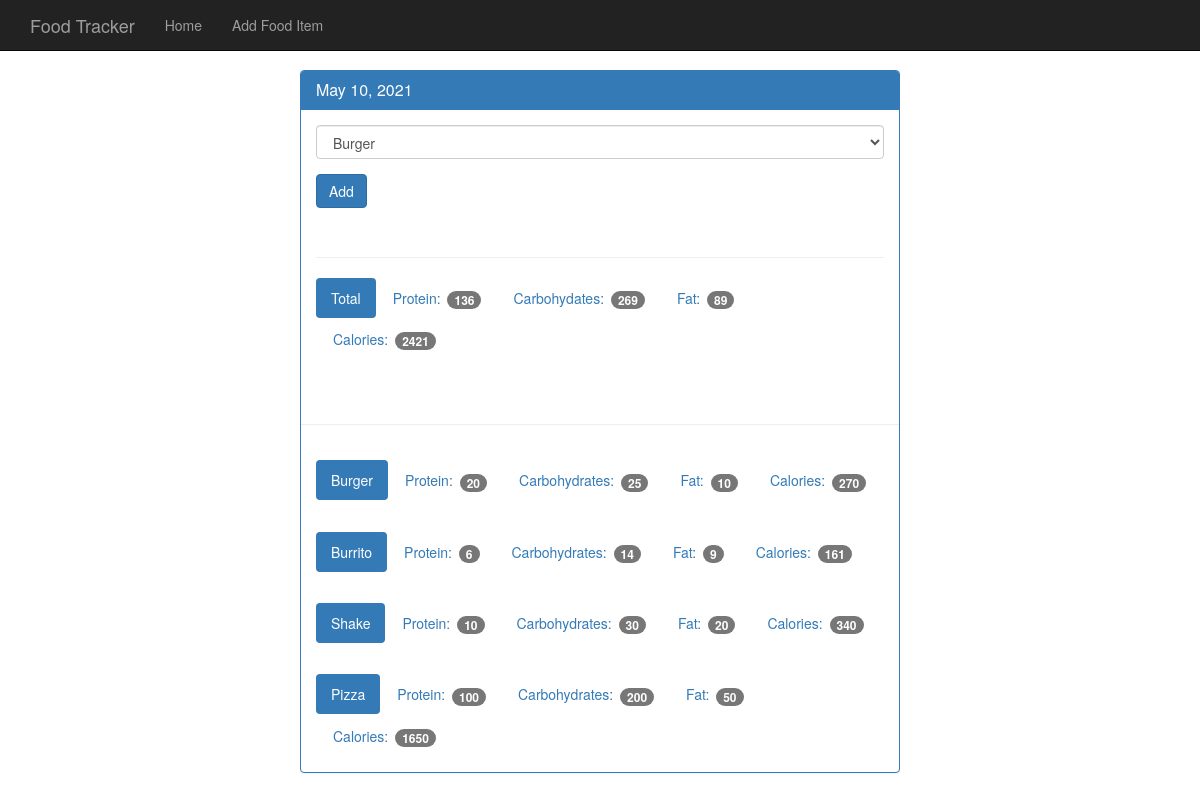
/view/20210510, run on the app's committed database.
### tables this page shows
CREATE TABLE food(
    id integer primary key autoincrement,
    name text not null,
    protein integer not null,
    carbohydrates integer not null,
    fat integer not null,
    calories integer not null
);

### app.py (the view)
@app.route('/view/<date>',methods=['GET','POST'])
def view(date):
   db = get_db()
   cur = db.execute('select id,entry_date from log_date where entry_date = ?',[date])
   date_result = cur.fetchone()
   if request.method == 'POST':
      db.execute('insert into food_date (food_id,log_date_id) values (?,?)',[request.form['food-select'],date_result['id']])
      db.commit()
   d = datetime.strptime(str(date_result['entry_date']),'%Y%m%d')
   prety_date = datetime.strftime(d,'%B %d, %Y')
   food_cur = db.execute('select id,name from food')
   food_result = food_cur.fetchall()
   log_cur = db.execute('select food.name,food.protein,food.carbohydrates,food.fat,food.calories from log_date join food_date on food_date.log_date_id = log_date.id join food on food.id = food_date.food_id where log_date.entry_date = ?',[date])
   log_result = log_cur.fetchall()
   totals = {}
   totals['protein'] = 0
   totals['carbohydrates'] = 0
   totals['fat'] = 0
   totals['calories'] = 0
   for food in log_result:
      totals['protein']+=food['protein']
      totals['carbohydrates']+=food['carbohydrates']
      totals['fat']+=food['fat']
      totals['calories']+=food['calories']
   return render_template('day.html',entry_date=date_result['entry_date'],date=prety_date,food_result=food_result,log_result=log_result,total=totals)

### app.py (called while the page is built)
@app.teardown_appcontext
def db_close(error):
   if hasattr(g,'sqlite3_db'):
      g.sqlite3_db.close()

### database.py (called while the page is built)
def connect_db():
   sql = sqlite3.connect('/mnt/e/Udemy/Flask/Food Tracker App/food_log.db')
   sql.row_factory = sqlite3.Row
   return sql

def get_db():
   if not hasattr(g,'sqlite3_db'):
      g.sqlite3_db = connect_db()
   return g.sqlite3_db

### templates/day.html (shortened to what this page needs)
<!DOCTYPE html>
<html lang="en">
  <head>
    <link href="{{url_for('static',filename='bootstrap.min.css')}}" rel="stylesheet">
    <link href="{{url_for('static',filename='theme.css')}}" rel="stylesheet">
  </head>
  <body>
    <nav class="navbar navbar-inverse navbar-fixed-top">
      <div class="container">
        <div class="navbar-header">
          <a class="navbar-brand" href="#">Food Tracker</a>
        </div>
        <div id="navbar" class="navbar-collapse collapse">
          <ul class="nav navbar-nav">
            <li><a href="/">Home</a></li>
            <li><a href="/food">Add Food Item</a></li>
          </ul>
        </div>
      </div>
    </nav>
    <div class="container theme-showcase col-sm-6 col-sm-offset-3" role="main">
      <div class="row">
        <div>
          <div class="panel panel-primary">
            <div class="panel-heading">
              <h3 class="panel-title">{{date}}</h3>
            </div>
            <div class="panel-body">
              <form method="POST" action="{{url_for('view',date=entry_date)}}">
                <div class="form-group">
                  <select class="form-control" name='food-select'>
                    {%for food in food_result%}
                    <option value="{{food.id}}">{{food.name}}</option>
                    {%endfor%}
                  </select>
                </div>
                <button type="submit" class="btn btn-primary">Add</button>
              </form>
              <div class="page-header"></div>
              <ul class="nav nav-pills" role="tablist">
                <li class="active"><a>Total</a></li>
                <li><a>Protein: <span class="badge">{{total.protein}}</span></a></li>
                <li><a>Carbohydates: <span class="badge">{{total.carbohydrates}}</span></a></li>
                <li><a>Fat: <span class="badge">{{total.fat}}</span></a></li>
                <li><a>Calories: <span class="badge">{{total.calories}}</span></a></li>
              </ul>
            </div>
            <div class="page-header"></div>
            {%for data in log_result%}
            <div class="panel-body">
              <ul class="nav nav-pills" role="tablist">
                <li class="active"><a>{{data.name}}</a></li>
                <li><a>Protein: <span class="badge">{{data.protein}}</span></a></li>
                <li><a>Carbohydrates: <span class="badge">{{data.carbohydrates}}</span></a></li>
                <li><a>Fat: <span class="badge">{{data.fat}}</span></a></li>
                <li><a>Calories: <span class="badge">{{data.calories}}</span></a></li>
              </ul>
            </div>
            {%endfor%}
          </div>
        </div>
      </div>
    </div>
  </body>
</html>

### static/theme.css (style rules this page uses)
body { padding-top: 70px; padding-bottom: 30px; }

### data on the page
food: name "Burger", protein "20", carbohydrates "25", fat "10", calories "270"
food: name "Burrito", protein "6", carbohydrates "14", fat "9", calories "161"
food: name "Shake", protein "10", carbohydrates "30", fat "20", calories "340"
food: name "Pizza", protein "100", carbohydrates "200", fat "50", calories "1650"

### other printed values
{{ date }} "May 10, 2021"
{{ total.protein }} "136"
{{ total.carbohydrates }} "269"
{{ total.fat }} "89"
{{ total.calories }} "2421"
form field food-select "Burger"
